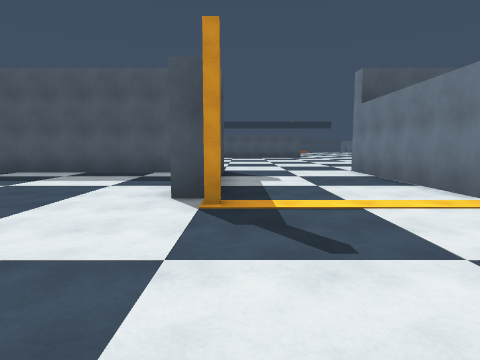
[1] (above)

24 first-person views from a walk through a scene from a Unity 3-D project. The camera is 1.5 m above the floor, tilts 6° down and sees 75° across. The floor is counted in squares, 2 m on a side. Each view is taken from the middle of a square. On the plan, view 1 faces up. The plan holds only what a view shows up to about 10 squares ahead; the rest is blank. The place goes on beyond the plan. The player is left out.

[2]
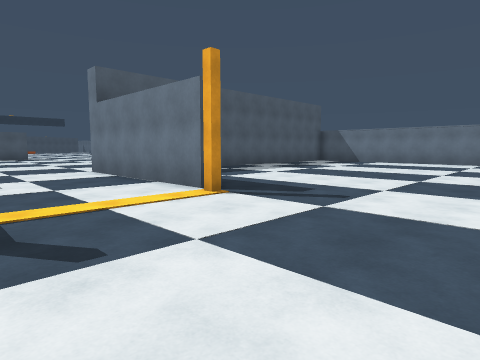

[3]
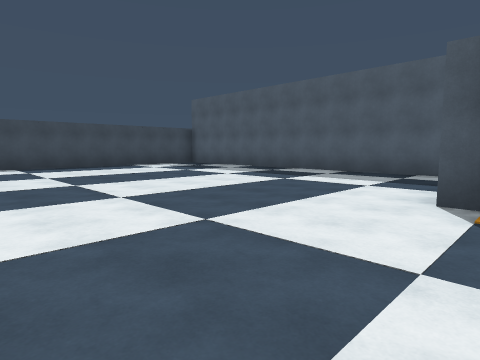

[4]
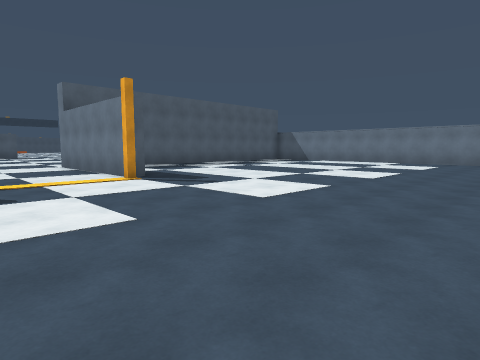

[5]
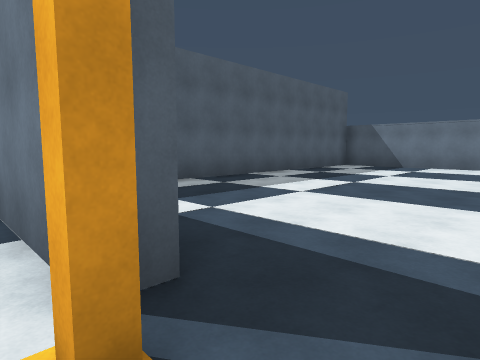

[6]
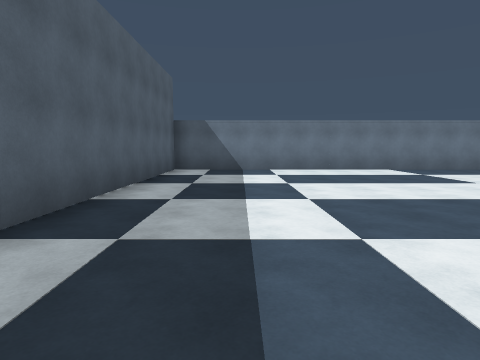

[7]
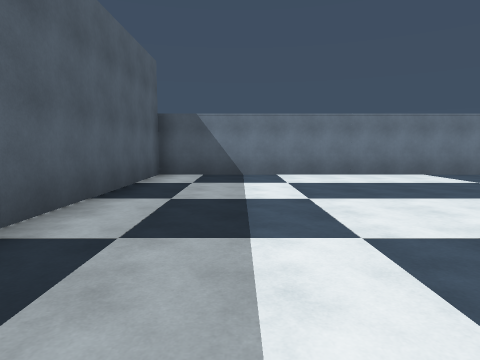

[8]
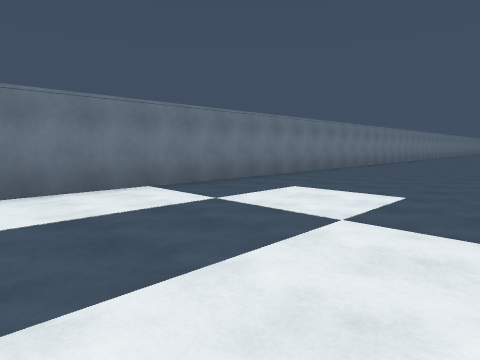

[9]
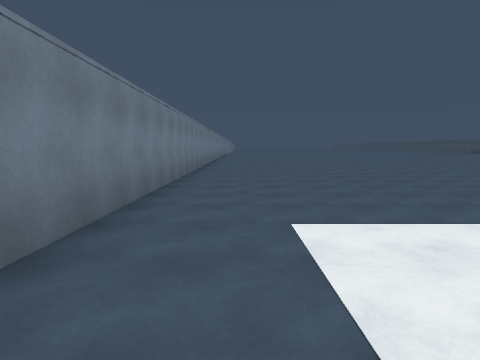

[10]
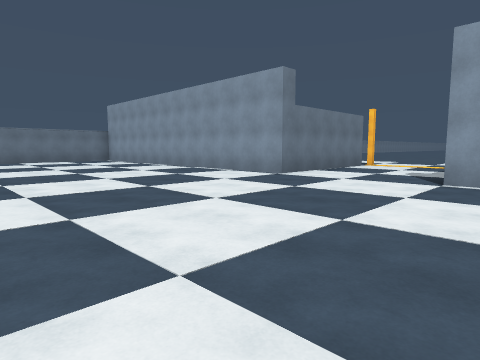

[11]
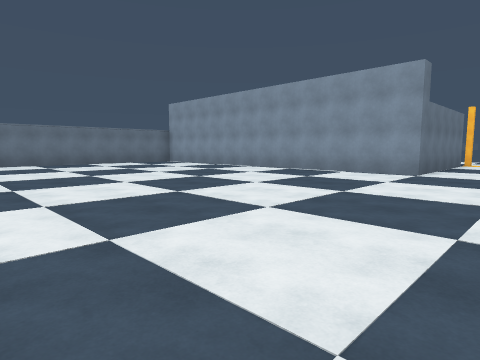

[12]
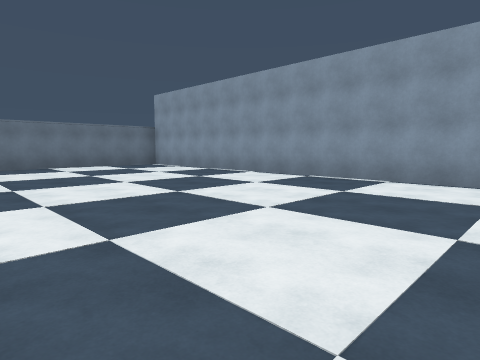

[13]
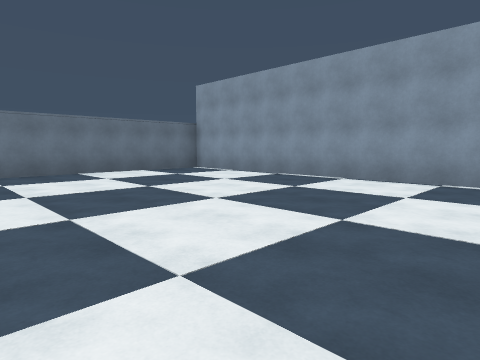

[14]
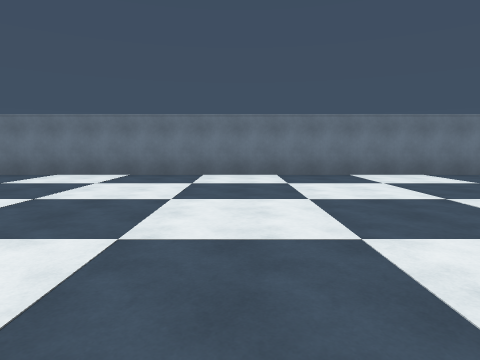

[15]
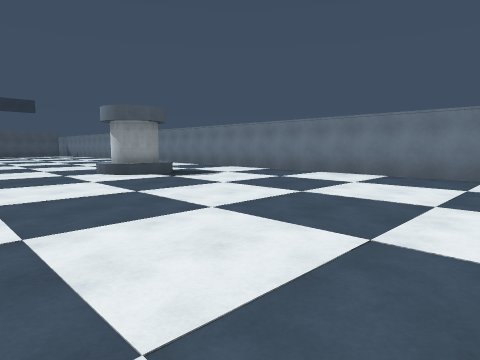

[16]
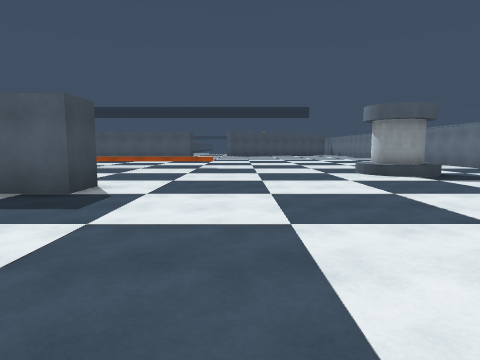

[17]
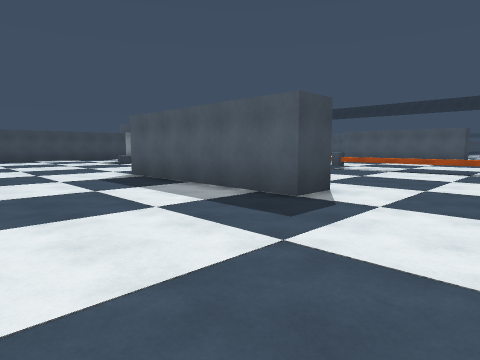

[18]
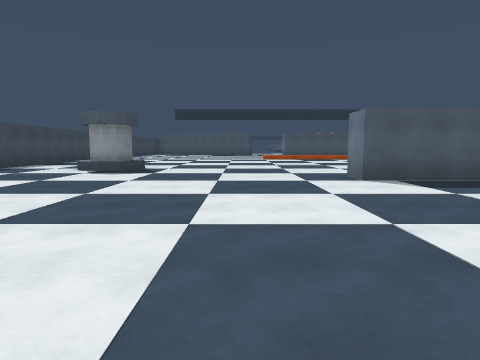

[19]
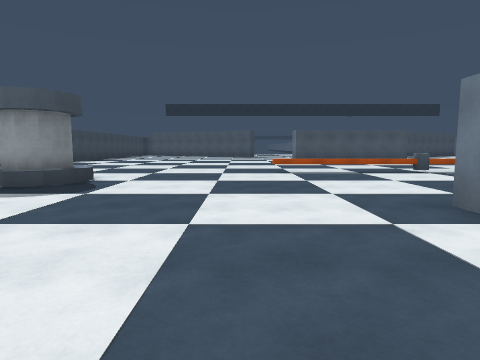

[20]
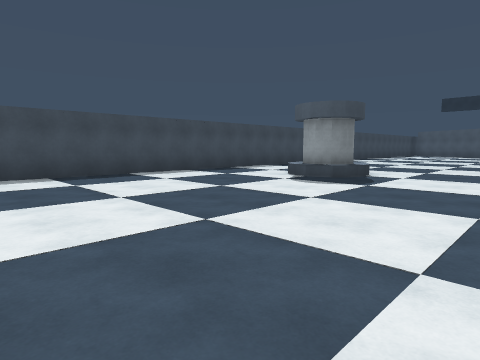

[21]
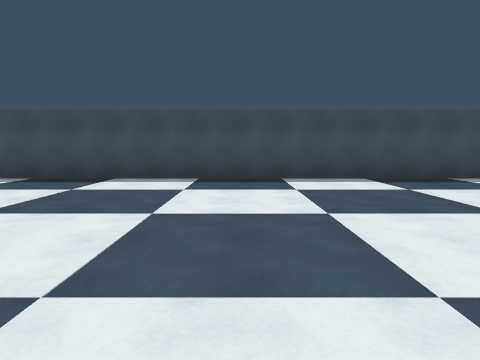

[22]
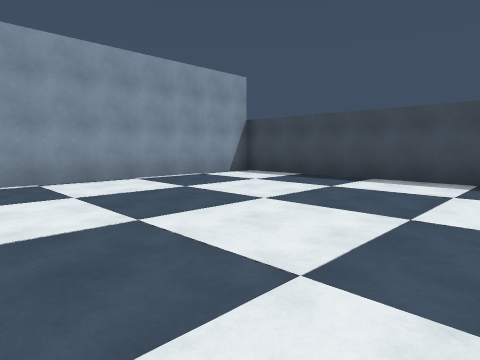

[23]
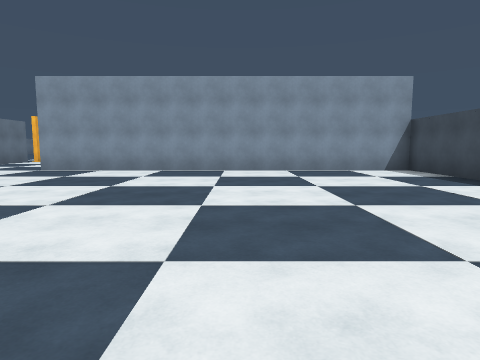

[24]
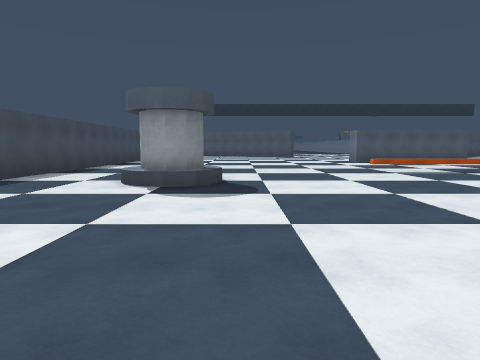

### Floor plan
Key: @ floor where view 1 was taken; # wall or solid block; . floor; ^ raised ledge; O other object.
Columns run from 13 left of view 1 to 16 right of it. Each row starts with its distance up from view 1.
 29 #..  ........... ..
 28 #..  .........OO....  ..
 27 #... ^..................^
 26 #...##......... ........##.
 25 #...^^........  ........^^.
 24 #.............   ........... #
 23 #...........#    #...........#
 22 #...........######...........#
 21 #............................#
 20 #............................#
 19 #............................#
 18 #............................#
 17 #............................#
 16 #............................#
 15 #............................#
 14 #............................#
 13 #............................#
 12 #............................#
 11 #............................#
 10 #..........................  #
  9 #############....#############
  8        .....#....#...........#
  7       ...... ....#...........#
  6      ....... ....#...........#
  5     ........##...#...........#
  4    ..........#..#............#
  3   ...........................#
  2 #............................#
  1    ..........................#
  0          ....@...............#
 -1              ................#
 -2              ................#
 -3              .....    .......#
 -4                       .......#
 -5                      ........#
 -6                     .........#
 -7                     .........#

Where each view was taken, in squares from view 1:
view 1: 0 up, 0 right, facing up
view 2: 0 up, 0 right, facing up-right
view 3: 0 up, 0 right, facing up-left
view 4: 3 down, 0 right, facing up-right
view 5: 3 up, 3 right, facing up-right
view 6: 7 up, 5 right, facing right
view 7: 7 up, 7 right, facing right
view 8: 5 up, 10 right, facing down-right
view 9: 3 up, 14 right, facing down
view 10: 17 up, 2 left, facing down-right
view 11: 19 up, 1 right, facing down-right
view 12: 17 up, 3 right, facing down-right
view 13: 17 up, 6 right, facing down-right
view 14: 17 up, 7 right, facing right
view 15: 17 up, 7 right, facing up-right
view 16: 17 up, 7 right, facing up
view 17: 18 up, 7 right, facing up-left
view 18: 15 up, 4 left, facing up
view 19: 19 up, 4 left, facing up
view 20: 18 up, 4 left, facing up-left
view 21: 17 up, 5 left, facing left
view 22: 17 up, 5 left, facing down-left
view 23: 20 up, 7 left, facing down
view 24: 19 up, 7 left, facing up
